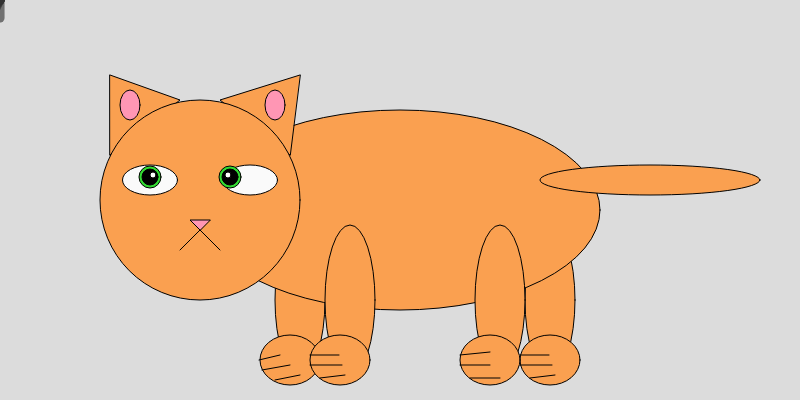
Frame 1 (no input)
Frame 60 (no input): identical to frame 1, image omitted
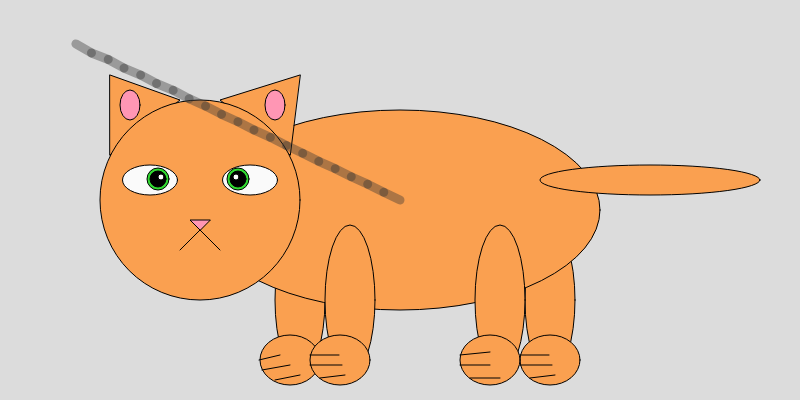
Frame 120 (the mouse pressed at the canvas centre since frame 60)

The p5.js sketch that drew these frames (run headless with seeded random() and noise() and a simulated clock; from frame 60 on, the mouse is pressed at the canvas centre):

// p5.js sketch
// ── sketch.js
let x = [],
  y = [],
  segNum = 20,
  segLength = 18;

for (let i = 0; i < segNum; i++) {
  x[i] = 0;
  y[i] = 0;
}

function setup() {
  createCanvas(800,400);
}

function draw() {
  
  background(220);
  
  //body
  fill(250, 160, 80);
  //back back leg
  ellipse(550, 300, 50, 150);
  ellipse(550, 360, 60, 50);
  line(555, 375, 530, 378);
  line(552, 365, 520, 365);
  line(549, 355, 520, 355);
  //front back leg
  ellipse(300, 300, 50, 150);
  ellipse(290, 360, 60, 50);
  line(275, 380, 300, 375);
  line(262, 370, 290, 365);
  line(259, 360, 280, 355);
  //body
  ellipse(400, 210, 400, 200);
  //front front leg
  ellipse(350, 300, 50, 150);
  ellipse(340, 360, 60, 50);
  line(345, 375, 320, 378);
  line(342, 365, 310, 365);
  line(339, 355, 310, 355);
  //back front leg
  ellipse(500, 300, 50, 150);
  ellipse(490, 360, 60, 50);
  line(500, 378, 470, 378);
  line(490, 365, 460, 365);
  line(490, 352, 460, 355);
  //tail
  ellipse(650, 180, 220, 30);

  
  //head&ears
  fill(250, 160, 80);
  triangle(110, 155, 180, 100, 110, 75);
  triangle(290, 155, 220, 100, 300, 75);
  circle(200, 200, 200);
  fill(255, 150, 180);
  ellipse(130, 105, 20, 30);
  fill(255, 150, 180);
  ellipse(275, 105, 20, 30);
  
  //nose&mouth
  fill(255, 150, 180);
  triangle(200, 230, 190, 220, 210, 220);
  line(220, 250, 200, 230);
  line(180, 250, 200, 230);

  //eyes
  fill(250, 250, 250);
  ellipse(150, 180, 55, 30);
  ellipse(250, 180, 55, 30);
  fill(50, 220, 50);
  circle(150+winMouseX/50, 177+winMouseY/100, 22);
  circle(230+winMouseX/50, 177+winMouseY/100, 22);
  fill(0, 0, 0);
  circle(150+winMouseX/50, 177+winMouseY/100, 16);
  circle(230+winMouseX/50, 177+winMouseY/100, 16);
  fill(260, 260, 260);
  circle(153+winMouseX/50, 175+winMouseY/100, 6);
  circle(228+winMouseX/50, 175+winMouseY/100, 6);

  //line
    strokeWeight(9);
    stroke(51, 100);
    dragSegment(0, mouseX, mouseY);
  for (let i = 0; i < x.length - 1; i++) {
    dragSegment(i + 1, x[i], y[i]);
  }
  strokeWeight (1);
  stroke(0);
}

function dragSegment(i, xin, yin) {
  const dx = xin - x[i];
  const dy = yin - y[i];
  const angle = atan2(dy, dx);
  x[i] = xin - cos(angle) * segLength;
  y[i] = yin - sin(angle) * segLength;
  segment(x[i], y[i], angle);
}

function segment(x, y, a) {
  push();
  translate(x, y);
  rotate(a);
  line(0, 0, segLength, 0);
  pop();
}
